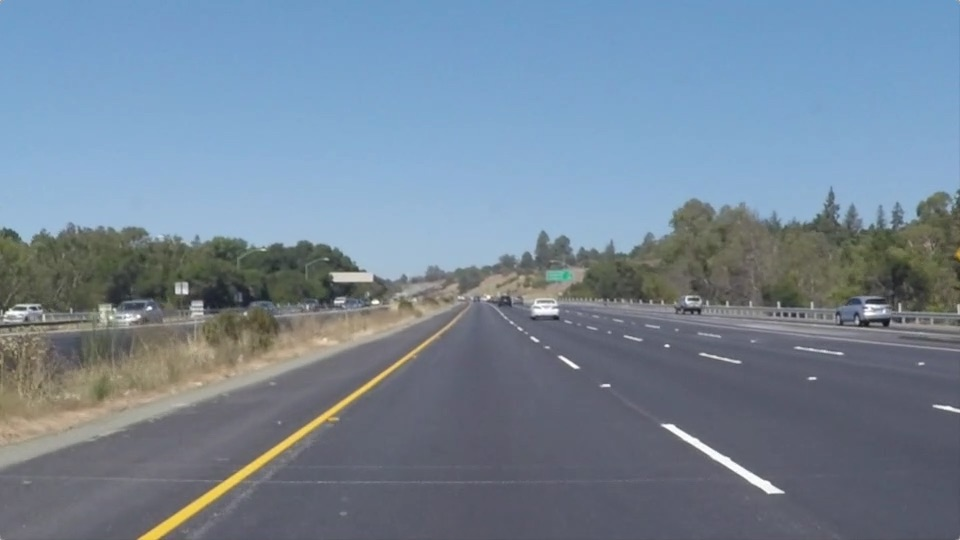
#> input picture Jotang-ml-task2/images/outer1.png, 960 x 540 px
$ python corr_experiment1.py
#> lines starting #> are read from the running program, lines starting #| are printed output that depends on the picture
import numpy as np
from PIL import Image

def corr2d(X, K):
    kh, kw = K.shape

    out_h = X.shape[0] - kh + 1
    out_w = X.shape[1] - kw + 1

    Y = np.zeros((out_h, out_w))

    for i in range(out_h):
        for j in range(out_w):
            region = X[i:i + kh, j:j + kw]

            Y[i, j] = np.sum(region * K)

    return Y


def conv2d_rgb(X, K):
    Y = np.zeros((
        X.shape[0] - K.shape[1] + 1,
        X.shape[1] - K.shape[2] + 1
    ))

    for c in range(X.shape[2]):
        Y += corr2d(X[:, :, c], K[c])

    return Y

image_path = "./../images/outer1.png"

image = Image.open(image_path).convert("RGB")
#> image is the input picture: PIL image 960x540 RGB; mean R, G, B 116.5, 133.6, 150.8

X = np.array(image, dtype=np.float32)


print("图片数组形状：", X.shape)
#| 图片数组形状： (540, 960, 3)
print("图片数据类型：", X.dtype)
#| 图片数据类型： float32

K = np.array([
    [
        [1, 0, -1],
        [1, 0, -1],
        [1, 0, -1]
    ],

    [
        [1, 0, -1],
        [1, 0, -1],
        [1, 0, -1]
    ],

    [
        [1, 0, -1],
        [1, 0, -1],
        [1, 0, -1]
    ]
], dtype=np.float32)

Y = conv2d_rgb(X, K)
#> the loop in conv2d_rgb, `for c in range(X.shape[2]):` made 3 passes
#> pass 1, in conv2d_rgb, `Y += corr2d(X[:, :, c], K[c])`:
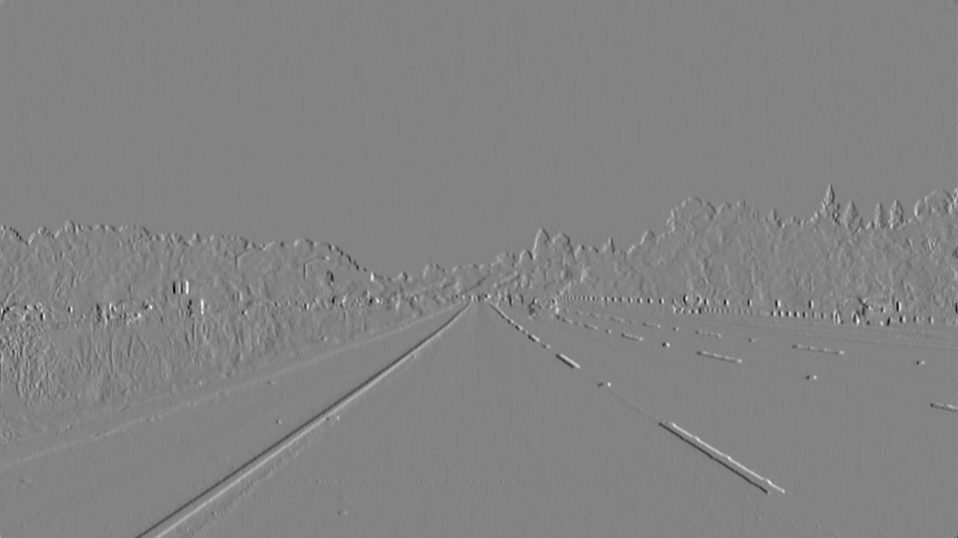
#> Y: shape (538, 958) float64; min -382, max 360, mean 0.1; drawn with min black and max white

print("卷积核形状：", K.shape)
print("特征图形状：", Y.shape)
#| 特征图形状： (538, 958)
print("特征图最大值：", Y.max())
#| 特征图最大值： 1066.0
print("特征图最小值：", Y.min())
#| 特征图最小值： -1146.0
